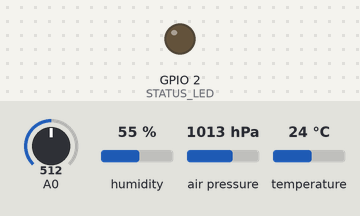
Simulated run of this sketch. Board: ESP8266 (NodeMCU). Shown: output pins drawn as LEDs (lit = HIGH). Inputs (shaded band) come from the test bench; at power-on: A0 = 512, humidity 55 %, air pressure 1013 hPa, temperature 24 °C. WiFi joins after 1.5 s; servers stay silent unless stated; no MQTT or app messages arrive unless stated; pins used as bus, display or sensor lines are not drawn; what the sketch prints to the serial monitor is not drawn.

Above: at 6.5 s.
Timing chart, 0 to 14.7 s (numbered marks = the images above):
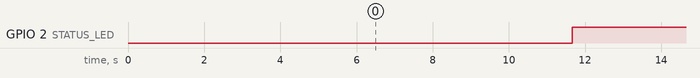

The sketch:

tenki_SensorNode.ino
```cpp
#include <ESP8266WiFi.h>
#include <ESP8266mDNS.h>
#include <WiFiUdp.h>
#include <ArduinoOTA.h>

#include "Adafruit_MQTT.h"
#include "Adafruit_MQTT_Client.h"

#include <Wire.h>
#include <Adafruit_Sensor.h>
#include <Adafruit_BME280.h>

/************************* WiFi Access Point *********************************/

#define WLAN_SSID       "-"
#define WLAN_PASS       "-"

/************************* MQTT Server Setup *********************************/

#define MQTT_SERVER      "192.168.0.100"
#define MQTT_SERVERPORT  1883
#define MQTT_USERNAME    ""
#define MQTT_KEY         ""

/************************* Sensor setup **************************/
Adafruit_BME280 bme; //use i2c

/************************* Pinouts setup **************************/
#define STATUS_LED          2   //esp8266 onboard led
#define RAIN_SENSOR_ENABLE  16  //high enables the rain sensor

//i2c pinouts for the sensor
#define BME280_SDA          12
#define BME280_SCL          14


//sensor values packet (define the format of packet to send)
char sensorFormat[100] = "{\"temperature\":%f, \"humidity\":%f, \"pressure\":%f, \"rain\":%d}";

/************ Global State (you don't need to change this!) ******************/

// Create an ESP8266 WiFiClient class to connect to the MQTT server.
WiFiClient client;

// Setup the MQTT client class by passing in the WiFi client and MQTT server and login details.
Adafruit_MQTT_Client mqtt(&client, MQTT_SERVER, MQTT_SERVERPORT, MQTT_USERNAME, MQTT_KEY);

/****************************** MQTT Topic Definition ***************************************/

// Following Tasmota paths (stat,tele,cmdn)/{room_name}/{topic}

// For sensor
// using tele(metry) prefix in this case as sensor data is reported at constant intervals
Adafruit_MQTT_Publish sensorTeleTopic = Adafruit_MQTT_Publish(&mqtt, "tele/tenki/sensor");

/*************************** Sketch Code ************************************/

// Bug workaround for Arduino 1.6.6, it seems to need a function declaration
// for some reason (only affects ESP8266, likely an arduino-builder bug).
void MQTT_connect();

void setup() {
  Serial.begin(115200);
  delay(10);

  Serial.println();
  Serial.println("Tenki to Shokubutsu Sensor Node");
  pinMode(STATUS_LED, OUTPUT);
  pinMode(RAIN_SENSOR_ENABLE, OUTPUT);

  // init sensor
  Wire.begin(BME280_SDA, BME280_SCL);
  if (!bme.begin()) {
    Serial.println("sensor init failed :(    restarting...");
    delay(1000);
    ESP.restart();
  }

  // Connect to WiFi access point.
  Serial.print("Connecting to ");
  Serial.println(WLAN_SSID);

  //set as STA mode (act as client)
  WiFi.mode(WIFI_STA);
  WiFi.begin(WLAN_SSID, WLAN_PASS);

  //auto reconnect if wifi dies
  WiFi.setAutoReconnect (true);

  //wait for wifi to connect
  while (WiFi.status() != WL_CONNECTED) {
    delay(500);
    Serial.print(".");
  }

  //wifi connected, show ip
  Serial.println("WiFi connected");
  Serial.print("IP address: ");
  Serial.println(WiFi.localIP());

  //set hostname
  ArduinoOTA.setHostname("tenki-sensor");

  //setup ota
  ArduinoOTA.onStart([]() {
    String type;
    if (ArduinoOTA.getCommand() == U_FLASH) {
      type = "sketch";
    } else { // U_SPIFFS
      type = "filesystem";
    }

    // NOTE: if updating SPIFFS this would be the place to unmount SPIFFS using SPIFFS.end()
    Serial.println("Begin OTA update: " + type);
  });
  ArduinoOTA.onEnd([]() {
    Serial.println("OTA End");
  });
  ArduinoOTA.onProgress([](unsigned int progress, unsigned int total) {
    Serial.printf("Progress: %u%%\r", (progress / (total / 100)));
  });
  ArduinoOTA.onError([](ota_error_t error) {
    Serial.printf("OTA Error[%u]: ", error);
    if (error == OTA_AUTH_ERROR) {
      Serial.println("Auth Failed");
    } else if (error == OTA_BEGIN_ERROR) {
      Serial.println("Begin Failed");
    } else if (error == OTA_CONNECT_ERROR) {
      Serial.println("Connect Failed");
    } else if (error == OTA_RECEIVE_ERROR) {
      Serial.println("Receive Failed");
    } else if (error == OTA_END_ERROR) {
      Serial.println("End Failed");
    }
  });
  ArduinoOTA.begin();

}

void loop() {
  //handle OTA
  ArduinoOTA.handle();

  // Ensure the connection to the MQTT server is alive (this will make the first
  // connection and automatically reconnect when disconnected).  See the MQTT_connect
  // function definition further below.
  MQTT_connect();

  // this is our 'wait for incoming subscription packets' busy subloop
  // try to spend your time here

  Adafruit_MQTT_Subscribe *subscription;
  while ((subscription = mqtt.readSubscription(10000))) {

    //code should generally run here?
  }

  // Now we can publish stuff!
  digitalWrite(STATUS_LED, LOW);
  Serial.print("Sending sensor values: ");
  char sensorPacket[1000];
  sprintf(sensorPacket, sensorFormat, bme.readTemperature(), bme.readHumidity(), bme.readPressure(), checkRain());
  Serial.print(sensorPacket);
  if (! sensorTeleTopic.publish(sensorPacket)) {
    Serial.println(" Failed");
  } else {
    Serial.println(" OK!");
  }
  digitalWrite(STATUS_LED, HIGH);
}

// Function to connect and reconnect as necessary to the MQTT server.
// Should be called in the loop function and it will take care if connecting.
void MQTT_connect() {
  int8_t ret;

  // Stop if already connected.
  if (mqtt.connected()) {
    return;
  }

  Serial.print("Connecting to MQTT... ");

  uint8_t retries = 3;
  while ((ret = mqtt.connect()) != 0) { // connect will return 0 for connected
    Serial.println(mqtt.connectErrorString(ret));
    Serial.println("Retrying MQTT connection in 5 seconds...");
    mqtt.disconnect();
    delay(5000);  // wait 5 seconds
    retries--;
    if (retries == 0) {
      Serial.println("Can't connect to MQTT broker, restarting...");
      ESP.restart();
    }
  }
  Serial.println("MQTT Connected!");
}

//check the rain sensor if there is rain detected
unsigned int checkRain() {
  //enable the sensor
  digitalWrite(RAIN_SENSOR_ENABLE, HIGH);
  delay(100); //wait for sensor to stabilise?

  int rainValue = analogRead(A0);

  //disable the sensor
  digitalWrite(RAIN_SENSOR_ENABLE, LOW);

  //return value
  return rainValue;
}
```

Measured:
- by itself, GPIO 2 (STATUS_LED): alternates HIGH for 10.0 s and LOW for 0.11 s
